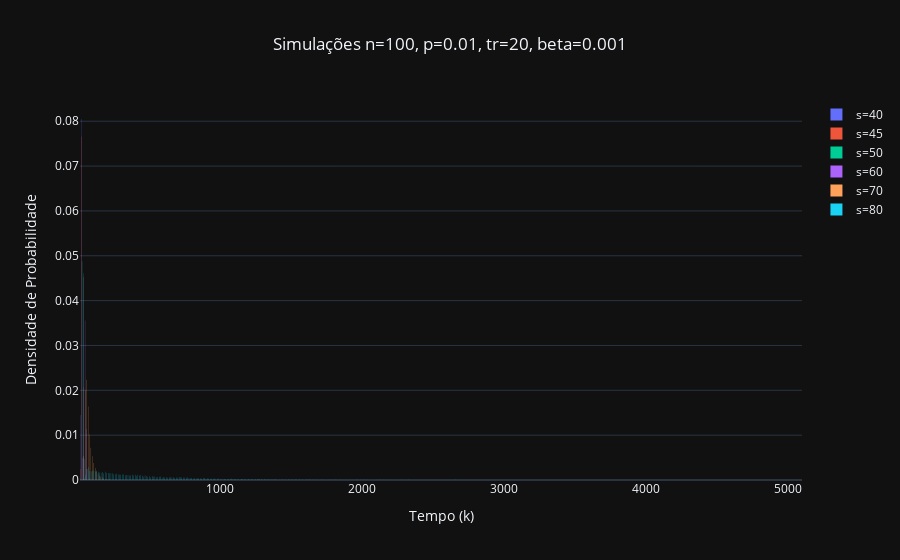

This figure's notebook cell:
### Code cell
traces = []

for s in [40, 45, 50, 60, 70, 80]:
    traces.append(build_simulation_trace(
        f"s={s}",
        100,
        0.01,
        s,
        20,
        0.001,
        bin_size=10
    ))
    
plot_traces(traces, "Simulações n=100, p=0.01, tr=20, beta=0.001")

### Figure 1 — Plotly figure (JSON) as saved in the notebook; plotly's stock layout.template omitted (floating-point values rounded to 4 significant figures; data arrays with more than 128 entries replaced by an {"elided": "..."} marker saying what was removed)
{"data": [{"histnorm": "probability density", "name": "s=40", "type": "histogram", "x": {"elided": "10000 int values"}, "xbins": {"end": 100000, "size": 10, "start": 0}}, {"histnorm": "probability density", "name": "s=45", "type": "histogram", "x": {"elided": "10000 int values"}, "xbins": {"end": 100000, "size": 10, "start": 0}}, {"histnorm": "probability density", "name": "s=50", "type": "histogram", "x": {"elided": "10000 int values"}, "xbins": {"end": 100000, "size": 10, "start": 0}}, {"histnorm": "probability density", "name": "s=60", "type": "histogram", "x": {"elided": "10000 int values"}, "xbins": {"end": 100000, "size": 10, "start": 0}}, {"histnorm": "probability density", "name": "s=70", "type": "histogram", "x": {"elided": "10000 int values"}, "xbins": {"end": 100000, "size": 10, "start": 0}}, {"histnorm": "probability density", "name": "s=80", "type": "histogram", "x": {"elided": "10000 int values"}, "xbins": {"end": 100000, "size": 10, "start": 0}}], "layout": {"barmode": "group", "title": {"text": "Simulações n=100, p=0.01, tr=20, beta=0.001", "x": 0.5, "xanchor": "center"}, "xaxis": {"title": {"text": "Tempo (k)"}}, "yaxis": {"title": {"text": "Densidade de Probabilidade"}}}}
